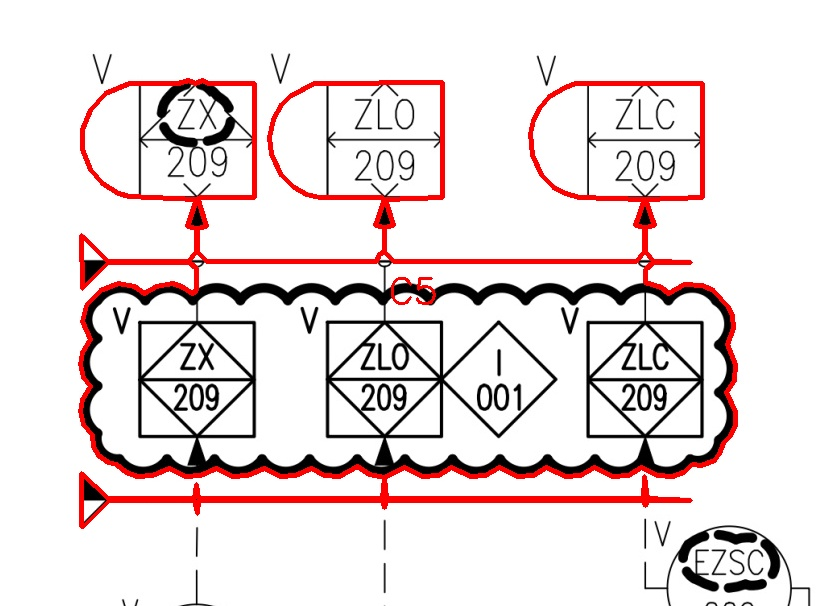
#> input picture step2c_cloud_editor/test_c5_crop_8000.jpg, 816 x 606 px
$ python stage1_cloud.py ../step2c_cloud_editor/test_c5_crop_8000.jpg
#> lines starting #> are read from the running program, lines starting #| are printed output that depends on the picture; after the words box and inside, x2 and y2 are one past the last pixel; in counts of white or black regions, pixels touching at a corner belong together
### core/geometry.py
"""
Geometric Reasoning Utilities
==============================
Polygon operations, IoU, point-in-polygon, IoU-based deduplication.
"""
import math
from typing import List, Tuple

import cv2
import numpy as np


# [11 lines left out: function iou, not called in this run]


def box_center(box: List[int]) -> Tuple[float, float]:
    """Return (cx, cy) center of a box."""
    return ((box[0] + box[2]) / 2, (box[1] + box[3]) / 2)


def box_area(box: List[int]) -> int:
    return max(0, box[2] - box[0]) * max(0, box[3] - box[1])


def distance(p1: Tuple[float, float], p2: Tuple[float, float]) -> float:
    return math.sqrt((p1[0]-p2[0])**2 + (p1[1]-p2[1])**2)


# [76 lines left out: functions point_in_mask, box_overlaps_mask, dedup_by_iou_and_label, not called in this run]


def contour_to_polygon(contour, epsilon_frac: float = 0.002) -> np.ndarray:
    """
    Simplify a contour to a polygon using Douglas-Peucker.

    Returns Nx2 array of (x,y) vertices.
    """
    peri = cv2.arcLength(contour, True)
    epsilon = epsilon_frac * peri
    approx = cv2.approxPolyDP(contour, epsilon, True)
    return approx.reshape(-1, 2)


def make_polygon_mask(
    image_shape: Tuple[int, int],
    polygons: List[np.ndarray],
    dilate_px: int = 0,
) -> np.ndarray:
    """
    Fill a binary mask from a list of polygons.

    Args:
        image_shape: (H, W) of the target mask
        polygons: list of Nx2 (x,y) arrays
        dilate_px: optional dilation in pixels (for tolerance padding)

    Returns:
        uint8 binary mask, 255 inside polygons, 0 outside
    """
    H, W = image_shape[:2]
    mask = np.zeros((H, W), dtype=np.uint8)
    for poly in polygons:
        if poly is not None and len(poly) >= 3:
            cv2.fillPoly(mask, [poly.astype(np.int32)], 255)
    if dilate_px > 0:
        kernel = cv2.getStructuringElement(cv2.MORPH_ELLIPSE, (dilate_px*2+1, dilate_px*2+1))
        mask = cv2.dilate(mask, kernel)
    return mask

### pipeline/stage1_cloud.py
"""
Stage 1: Revision Cloud Detection — v6 (Recall Improvement)
==============================================================
Architecture unchanged. Improvements to recall within existing pipeline:

  Stage 1: OpenCV Scalloped Detection    (source of truth)
  Stage 2: OpenCV Scallop-Pattern Recovery (NEW: curvature-based)
  Stage 3: Gemini Candidate Generation   (candidates only)
  Stage 4: ROI OpenCV Refinement         (REJECT if no scallop found)
  Stage 5: Cloud Shape Validation Gate   (mandatory, no exceptions)
  Stage 6: Merge + Dedup + Exclusion
  Stage 7: Final Scope Mask

Changes in this version:
  - NEW: Curvature periodicity analysis (_scallop_periodicity)
  - NEW: Cloud Likelihood Score (_cloud_likelihood_score)
  - NEW: Stage 2 uses curvature-based filtering (not just area/scallopedness)
  - IMPROVED: Stage 4 uses cloud likelihood score
  - ADJUSTED: Thresholds reviewed and tuned for recall
"""
import os, sys, time
sys.path.insert(0, os.path.dirname(os.path.dirname(os.path.abspath(__file__))))

import logging
from pathlib import Path
from typing import List, Optional, Tuple

import cv2
import numpy as np

from settings import CLOUD_DILATE_PX, CLOUD_POLY_EPSILON, SAVE_DEBUG_IMAGES
from core.geometry import contour_to_polygon, make_polygon_mask, iou

log = logging.getLogger(__name__)

# ── Thresholds (AUDITED — balanced precision + recall) ──
SCALLOP_THRESHOLD      = 1.70    # REVERTED from 1.60 — prevents merged-text FPs
SCALLOP_REFINE_MIN     = 1.30    # kept — ROI refinement can be permissive
SCALLOP_MIN_AREA       = 40000   # REVERTED from 25000 — rejects small noise
SCALLOP_MAX_AREA_FRAC  = 0.20    # REVERTED from 0.25
SCALLOP_MAX_SOLIDITY   = 0.88    # kept — helps dense-interior clouds

# Cloud likelihood score thresholds
CLS_ACCEPT             = 0.55    # cloud likelihood ≥ this → accept
CLS_REVIEW             = 0.45    # RAISED from 0.35 — Stage 2 was too permissive

# Validation gate
VALIDATE_MIN_VERTICES  = 6       # REVERTED from 5 — rejects rectangles
VALIDATE_MIN_SCALLOP   = 1.30    # REVERTED from 1.20 — rejects smooth shapes
VALIDATE_MAX_ASPECT    = 8.0     # REVERTED from 10.0

# Exclusion zones (LEGEND RESTORED, notes y_min REVERTED)
EXCL_ZONES = {
    'title_block':   {'x_min': 0.55, 'y_min': 0.82, 'x_max': 1.00, 'y_max': 1.00},
    'notes_block':   {'x_min': 0.00, 'y_min': 0.78, 'x_max': 0.55, 'y_max': 1.00},
    'legend':        {'x_min': 0.55, 'y_min': 0.72, 'x_max': 0.80, 'y_max': 0.82},
    'border_top':    {'x_min': 0.00, 'y_min': 0.00, 'x_max': 1.00, 'y_max': 0.008},
    'border_bottom': {'x_min': 0.00, 'y_min': 0.995,'x_max': 1.00, 'y_max': 1.00},
    'border_left':   {'x_min': 0.00, 'y_min': 0.00, 'x_max': 0.008,'y_max': 1.00},
    'border_right':  {'x_min': 0.995,'y_min': 0.00, 'x_max': 1.00, 'y_max': 1.00},
}

GEMINI_MAX_CANDIDATES  = 25


class CloudDetectionResult:
    def __init__(self):
        self.polygons: List[np.ndarray] = []
        self.bounding_boxes: List[List[int]] = []
        self.mask: Optional[np.ndarray] = None
        self.coverage_pct: float = 0.0
        self.is_full_scope: bool = False
        self.detection_mode: str = "none"
        self.sources: List[str] = []

    def __len__(self): return len(self.polygons)

    # [7 lines left out: function to_json, not called in this run]


# ═══════════════════════════════════════════════════════════════
# CURVATURE ANALYSIS (Q2: periodic scallop detection)
# ═══════════════════════════════════════════════════════════════
def _compute_curvature(contour: np.ndarray, step: int = 7) -> np.ndarray:
    """
    Compute discrete curvature along a contour.

    Curvature at point i = angle between vectors (i-step→i) and (i→i+step).
    Revision clouds have rapid curvature oscillation (sign changes).
    Straight lines have near-zero curvature. Smooth curves have slow variation.
    """
    pts = contour.reshape(-1, 2).astype(np.float64)
    n = len(pts)
    if n < step * 3:
        return np.array([])

    curvatures = np.zeros(n)
    for i in range(n):
        p_prev = pts[(i - step) % n]
        p_curr = pts[i]
        p_next = pts[(i + step) % n]

        v1 = p_curr - p_prev
        v2 = p_next - p_curr

        cross = v1[0] * v2[1] - v1[1] * v2[0]
        dot = v1[0] * v2[0] + v1[1] * v2[1]
        mag1 = np.sqrt(v1[0]**2 + v1[1]**2)
        mag2 = np.sqrt(v2[0]**2 + v2[1]**2)

        if mag1 > 0.5 and mag2 > 0.5:
            curvatures[i] = np.arctan2(cross, dot)

    return curvatures


def _scallop_periodicity(contour: np.ndarray) -> Tuple[float, int]:
    """
    Measure how periodic the curvature is along a contour.

    Returns:
        (periodicity_score, zero_crossings)

    Revision clouds: high periodicity (0.5-1.0), many zero crossings
    Straight lines: low periodicity (~0), few crossings
    Smooth arcs: low periodicity (~0), very few crossings
    Instrument bubbles: moderate, few crossings (one circle)
    """
    curv = _compute_curvature(contour)
    if len(curv) < 20:
        return 0.0, 0

    # Count zero crossings (sign changes in curvature)
    signs = np.sign(curv)
    signs[signs == 0] = 1  # treat zero as positive
    crossings = np.sum(np.abs(np.diff(signs)) > 0)

    # Normalize by contour length
    peri = cv2.arcLength(contour, True)
    if peri < 100:
        return 0.0, 0

    # Crossings per 100px of perimeter
    crossing_density = crossings / (peri / 100.0)

    # Revision clouds: ~2-8 crossings per 100px (periodic scallops)
    # Text/symbols: <1 or >15 (random noise)
    # Equipment: <2 (smooth curves)
    if 1.5 <= crossing_density <= 12.0:
        # Curvature variance — clouds have consistent oscillation amplitude
        curv_std = np.std(curv[curv != 0]) if np.any(curv != 0) else 0
        if curv_std > 0.05:
            periodicity = min(1.0, crossing_density / 6.0) * min(1.0, curv_std * 5.0)
        else:
            periodicity = 0.0
    else:
        periodicity = 0.0

    return periodicity, crossings


# ═══════════════════════════════════════════════════════════════
# CLOUD LIKELIHOOD SCORE (Q3: multi-factor scoring)
# ═══════════════════════════════════════════════════════════════
def _cloud_likelihood_score(contour: np.ndarray) -> Tuple[float, dict]:
    """
    Multi-factor Cloud Likelihood Score (CLS).

    Ranks: revision cloud vs text vs equipment vs pipe contour.

    Factors:
      1. Scallopedness (peri/hull_peri)     — weight 0.30
      2. Curvature periodicity              — weight 0.30
      3. Solidity (area/hull_area)          — weight 0.15
      4. Complexity (vertices after simplify)— weight 0.15
      5. Aspect ratio penalty               — weight 0.10

    Returns: (score 0-1, factor_dict)
    """
    cnt = contour.reshape(-1, 1, 2).astype(np.int32) if contour.ndim == 2 else contour
    area = cv2.contourArea(cnt)
    peri = cv2.arcLength(cnt, True)
    hull = cv2.convexHull(cnt)
    hull_peri = cv2.arcLength(hull, True)
    hull_area = cv2.contourArea(hull)

    if hull_peri < 50 or hull_area < 100 or peri < 100:
        return 0.0, {}

    # Factor 1: Scallopedness
    scallop = peri / hull_peri
    f_scallop = min(1.0, max(0.0, (scallop - 1.0) / 2.0))  # 1.0→0, 3.0→1.0

    # Factor 2: Curvature periodicity
    f_period, crossings = _scallop_periodicity(cnt)

    # Factor 3: Solidity (inverse — lower solidity = more concavities = more cloud-like)
    solidity = area / hull_area if hull_area > 0 else 1.0
    f_solidity = max(0.0, 1.0 - solidity)  # 0.2 solidity→0.8 score

    # Factor 4: Complexity (number of vertices after simplification)
    epsilon = 0.005 * peri
    approx = cv2.approxPolyDP(cnt, epsilon, True)
    n_vertices = len(approx)
    f_complexity = min(1.0, n_vertices / 30.0)  # 30+ vertices = max

    # Factor 5: Aspect ratio penalty
    x, y, w, h = cv2.boundingRect(cnt)
    ar = max(w / h, h / w) if w > 0 and h > 0 else 1
    f_aspect = max(0.0, 1.0 - (ar - 1.0) / 10.0)  # 1→1.0, 11→0.0

    # Weighted score
    score = (0.30 * f_scallop +
             0.30 * f_period +
             0.15 * f_solidity +
             0.15 * f_complexity +
             0.10 * f_aspect)

    factors = {
        'scallop': round(scallop, 2), 'f_scallop': round(f_scallop, 2),
        'periodicity': round(f_period, 2), 'crossings': crossings,
        'solidity': round(solidity, 2), 'f_solidity': round(f_solidity, 2),
        'vertices': n_vertices, 'f_complexity': round(f_complexity, 2),
        'aspect': round(ar, 1), 'f_aspect': round(f_aspect, 2),
        'CLS': round(score, 3),
    }
    return score, factors


# ═══════════════════════════════════════════════════════════════
# VALIDATION GATE (mandatory for ALL polygons)
# ═══════════════════════════════════════════════════════════════
def _validate_cloud_shape(poly: np.ndarray, image_shape: tuple) -> Tuple[bool, str]:
    H, W = image_shape[:2]
    if len(poly) < VALIDATE_MIN_VERTICES:
        return False, f"vertices {len(poly)}<{VALIDATE_MIN_VERTICES}"
    cnt = poly.reshape(-1, 1, 2).astype(np.int32)
    peri = cv2.arcLength(cnt, True)
    hull = cv2.convexHull(cnt)
    hull_peri = cv2.arcLength(hull, True)
    if hull_peri < 50: return False, "hull too small"
    scallop = peri / hull_peri
    if scallop < VALIDATE_MIN_SCALLOP:
        return False, f"scallopedness {scallop:.2f}<{VALIDATE_MIN_SCALLOP}"
    x, y, w, h = cv2.boundingRect(cnt)
    cx, cy = (x + w / 2) / W, (y + h / 2) / H
    for zn, z in EXCL_ZONES.items():
        if z['x_min'] <= cx <= z['x_max'] and z['y_min'] <= cy <= z['y_max']:
            return False, f"exclusion: {zn}"
    if w > 0 and h > 0:
        ar = max(w / h, h / w)
        if ar > VALIDATE_MAX_ASPECT: return False, f"aspect {ar:.1f}>{VALIDATE_MAX_ASPECT}"
    area = cv2.contourArea(cnt)
    if area < 500: return False, f"area too small"
    if area > W * H * 0.30: return False, f"area >30%"
    return True, f"OK (scallop={scallop:.2f})"


def _in_exclusion_zone(bbox: List[int], shape: tuple) -> bool:
    H, W = shape[:2]
    cx, cy = (bbox[0]+bbox[2])/2/W, (bbox[1]+bbox[3])/2/H
    return any(z['x_min']<=cx<=z['x_max'] and z['y_min']<=cy<=z['y_max']
               for z in EXCL_ZONES.values())


# ═══════════════════════════════════════════════════════════════
# STAGE 1: OpenCV Scalloped Detection (with CLS scoring)
# ═══════════════════════════════════════════════════════════════
def _stage1_opencv_scalloped(image: np.ndarray) -> List[dict]:
    H, W = image.shape[:2]
    gray = cv2.cvtColor(image, cv2.COLOR_BGR2GRAY)
    _, bw = cv2.threshold(gray, 0, 255, cv2.THRESH_BINARY_INV + cv2.THRESH_OTSU)
    contours, _ = cv2.findContours(bw, cv2.RETR_LIST, cv2.CHAIN_APPROX_NONE)
    log.info(f"  [S1] Scanning {len(contours)} contours...")

    max_area = W * H * SCALLOP_MAX_AREA_FRAC
    clouds = []
    for cnt in contours:
        area = cv2.contourArea(cnt)
        if area < SCALLOP_MIN_AREA or area > max_area: continue
        peri = cv2.arcLength(cnt, True)
        hull = cv2.convexHull(cnt)
        hull_peri = cv2.arcLength(hull, True)
        hull_area = cv2.contourArea(hull)
        if hull_peri < 100 or hull_area < 100: continue
        scallop = peri / hull_peri
        solidity = area / hull_area

        # Two paths to acceptance:
        # Path A: Traditional scallopedness threshold
        # Path B: Cloud Likelihood Score (catches clouds with lower scallopedness)
        cls_score, cls_factors = _cloud_likelihood_score(cnt)

        accepted = False
        if scallop > SCALLOP_THRESHOLD and solidity < SCALLOP_MAX_SOLIDITY:
            accepted = True  # Path A
        elif cls_score >= CLS_ACCEPT:
            accepted = True  # Path B

        if not accepted: continue

        poly = contour_to_polygon(cnt, epsilon_frac=CLOUD_POLY_EPSILON)
        if len(poly) < 3: continue
        x, y, w, h = cv2.boundingRect(cnt)
        bbox = [x, y, x + w, y + h]
        if _in_exclusion_zone(bbox, (H, W)): continue
        valid, reason = _validate_cloud_shape(poly, (H, W))
        if not valid: continue

        clouds.append({
            'poly': poly, 'bbox': bbox,
            'desc': f'scallop={scallop:.2f},CLS={cls_score:.2f}',
            'source': 'opencv_scalloped', 'cls': cls_score,
        })

    clouds.sort(key=lambda c: -c['cls'])
    log.info(f"  [S1] Found {len(clouds)} validated clouds")
    return clouds


# ═══════════════════════════════════════════════════════════════
# STAGE 2: Scallop-Pattern Recovery (IMPROVED — curvature-based)
# ═══════════════════════════════════════════════════════════════
def _stage2_scallop_recovery(image: np.ndarray, existing: List[dict]) -> List[dict]:
    """
    Use Canny edges + curvature periodicity to find open/broken cloud boundaries.

    Key improvement: filters by SCALLOP PATTERN (curvature periodicity)
    instead of just area/scallopedness. This rejects text/instrument contours
    that pass scallopedness but lack periodic scallop patterns.
    """
    H, W = image.shape[:2]
    gray = cv2.cvtColor(image, cv2.COLOR_BGR2GRAY)
    edges = cv2.Canny(gray, 50, 150)  # REVERTED from 40,120 — less permissive
    kernel = cv2.getStructuringElement(cv2.MORPH_ELLIPSE, (3, 3))  # REDUCED from 7x7
    closed = cv2.morphologyEx(edges, cv2.MORPH_CLOSE, kernel, iterations=1)  # REDUCED from 3
    contours, _ = cv2.findContours(closed, cv2.RETR_LIST, cv2.CHAIN_APPROX_NONE)

    existing_bboxes = [c['bbox'] for c in existing]
    min_area = SCALLOP_MIN_AREA * 0.4  # lower floor for recovery
    max_area = W * H * SCALLOP_MAX_AREA_FRAC

    recovered = []
    for cnt in contours:
        area = cv2.contourArea(cnt)
        if area < min_area or area > max_area: continue

        # Cloud Likelihood Score — the key filter
        cls_score, factors = _cloud_likelihood_score(cnt)
        if cls_score < CLS_REVIEW: continue  # below review threshold

        # Must have scallop periodicity signal
        if factors.get('periodicity', 0) < 0.25: continue  # RAISED from 0.15

        poly = contour_to_polygon(cnt, epsilon_frac=CLOUD_POLY_EPSILON)
        if len(poly) < 3: continue
        x, y, w, h = cv2.boundingRect(cnt)
        bbox = [x, y, x + w, y + h]
        if _in_exclusion_zone(bbox, (H, W)): continue
        if any(iou(bbox, eb) > 0.30 for eb in existing_bboxes): continue
        valid, reason = _validate_cloud_shape(poly, (H, W))
        if not valid: continue

        recovered.append({
            'poly': poly, 'bbox': bbox,
            'desc': f'CLS={cls_score:.2f},period={factors.get("periodicity",0):.2f}',
            'source': 'opencv_scallop_recovery', 'cls': cls_score,
        })

    log.info(f"  [S2] Scallop recovery: {len(recovered)} additional clouds")
    return recovered


# ═══════════════════════════════════════════════════════════════
# STAGE 3: Gemini Candidates (unchanged — candidates only)
# ═══════════════════════════════════════════════════════════════
# [107 lines left out: functions _stage3_gemini_candidates, _stage4_refine, not called in this run]


# ═══════════════════════════════════════════════════════════════
# MAIN ENTRY POINT
# ═══════════════════════════════════════════════════════════════
def detect_clouds(image: np.ndarray, debug_path: Optional[Path] = None,
                  gemini=None) -> CloudDetectionResult:
    if image is None or image.size == 0: raise ValueError("Empty image")
    H, W = image.shape[:2]
    log.info(f"  Cloud detection on {W}x{H}")
    result = CloudDetectionResult()

    log.info("  ═══ Stage 1: OpenCV Scalloped ═══")
    s1 = _stage1_opencv_scalloped(image)

    log.info("  ═══ Stage 2: Scallop-Pattern Recovery ═══")
    s2 = _stage2_scallop_recovery(image, s1)
    all_clouds = s1 + s2

    if gemini is not None:
        log.info("  ═══ Stage 3: Gemini Candidates ═══")
        candidates = _stage3_gemini_candidates(image, gemini, all_clouds)
        if candidates:
            time.sleep(3)
            log.info("  ═══ Stage 4: ROI Refinement ═══")
            s4 = _stage4_refine(image, candidates, (H, W))
            for r in s4:
                if not any(iou(r['bbox'], c['bbox']) > 0.30 for c in all_clouds):
                    all_clouds.append(r)

    if not all_clouds:
        log.warning("  No clouds → FULL SCOPE")
        result.is_full_scope = True; result.coverage_pct = 100.0; return result

    result.detection_mode = "opencv+gemini" if gemini else "opencv"
    result.polygons = [c['poly'] for c in all_clouds]
    result.bounding_boxes = [c['bbox'] for c in all_clouds]
    result.sources = [c['source'] for c in all_clouds]
    result.mask = make_polygon_mask((H, W), result.polygons, dilate_px=CLOUD_DILATE_PX)
    result.coverage_pct = (result.mask > 0).sum() / (H * W) * 100

    src_counts = {}
    for c in all_clouds: src_counts[c['source']] = src_counts.get(c['source'], 0) + 1
    log.info(f"  ═══ Final: {len(all_clouds)} clouds, coverage={result.coverage_pct:.1f}% ═══")
    for src, cnt in sorted(src_counts.items()): log.info(f"    {src}: {cnt}")

    if result.coverage_pct > 85:
        result.is_full_scope = True; result.coverage_pct = 100.0; return result

    if SAVE_DEBUG_IMAGES and debug_path is not None:
        debug_path.mkdir(parents=True, exist_ok=True)
        color_map = {
            'opencv_scalloped': (0, 0, 255),
            'opencv_scallop_recovery': (0, 165, 255),
            'gemini_refined': (255, 0, 0),
        }
        overlay = image.copy()
        for i, c in enumerate(all_clouds):
            color = color_map.get(c['source'], (128, 128, 128))
            cv2.polylines(overlay, [c['poly'].astype(np.int32)], True, color, 5)
            M = cv2.moments(c['poly'].astype(np.int32))
            if M['m00'] > 0:
                cv2.putText(overlay, f"{i+1}", (int(M['m10']/M['m00'])-10,
                            int(M['m01']/M['m00'])+5), cv2.FONT_HERSHEY_SIMPLEX, 0.7, color, 2)
        cv2.imwrite(str(debug_path / "01_cloud_overlay.jpg"), overlay, [cv2.IMWRITE_JPEG_QUALITY, 88])
        cv2.imwrite(str(debug_path / "02_scope_mask.png"), result.mask)
        tinted = image.copy()
        tinted[result.mask == 0] = (tinted[result.mask == 0] * 0.3).astype(np.uint8)
        cv2.imwrite(str(debug_path / "03_scope_tinted.jpg"), tinted, [cv2.IMWRITE_JPEG_QUALITY, 85])
        log.info(f"  Debug: {debug_path}/")

    return result


if __name__ == "__main__":
    import logging as lg
    lg.basicConfig(level=lg.INFO, format="%(asctime)s  %(message)s")
    if len(sys.argv) < 2:
        print("Usage: python pipeline/stage1_cloud.py <image> [--gemini]"); sys.exit(1)
    img = cv2.imread(sys.argv[1])
#> img is the input picture: shape (606, 816, 3); mean B, G, R 223, 223, 234.4
    if img is None: print(f"Cannot read: {sys.argv[1]}"); sys.exit(1)
    gem = None
    if "--gemini" in sys.argv:
        from core.gemini_client import GeminiClient; gem = GeminiClient()
    res = detect_clouds(img, debug_path=Path("debug"), gemini=gem)
#> in _stage1_opencv_scalloped, `gray = cv2.cvtColor(image, cv2.COLOR_BGR2GRAY)`:
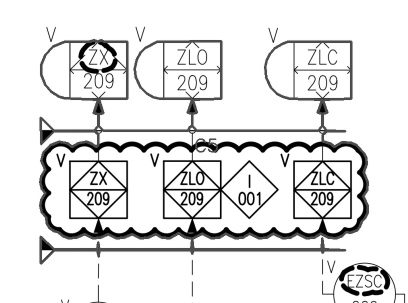
#> gray: shape (606, 816) (shown at 1/2 size); min 0, max 255, mean 226.4
#> in _stage1_opencv_scalloped, `_, bw = cv2.threshold(gray, 0, 255, cv2.THRESH_BINARY_INV + cv2.THRESH..`:
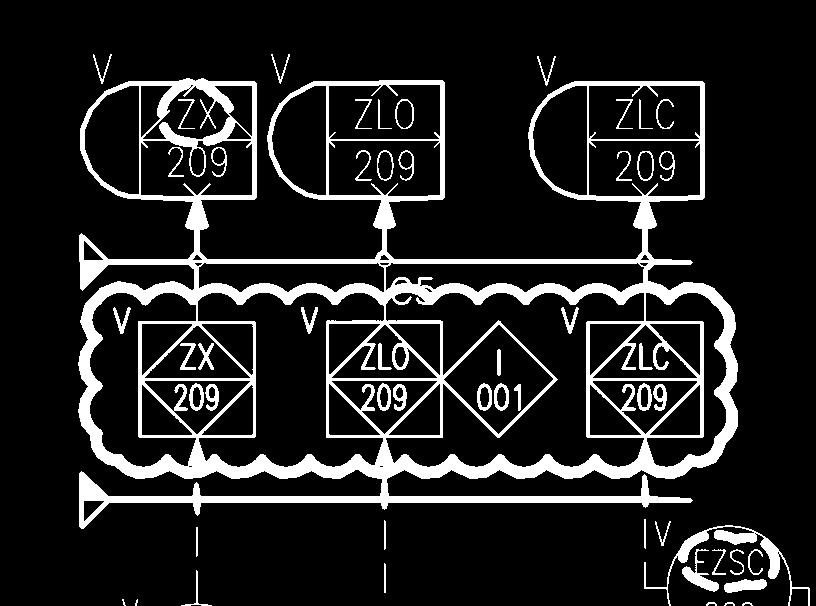
#> bw: shape (606, 816); 12.9% white; 53 white regions (2 under 20 px)
#> in _stage1_opencv_scalloped, `contours, _ = cv2.findContours(bw, cv2.RETR_LIST, cv2.CHAIN_APPROX_NONE)`: contours = 124 contours, 14 with area under 20; largest, box (x1, y1, x2, y2) and area: (78, 78, 738, 529) 200299, (385, 292, 645, 468) 22290, (197, 292, 385, 468) 17211, (89, 292, 197, 468) 9624, (588, 140, 701, 197) 6187
#> (the rest of the program and of its run is left out)
